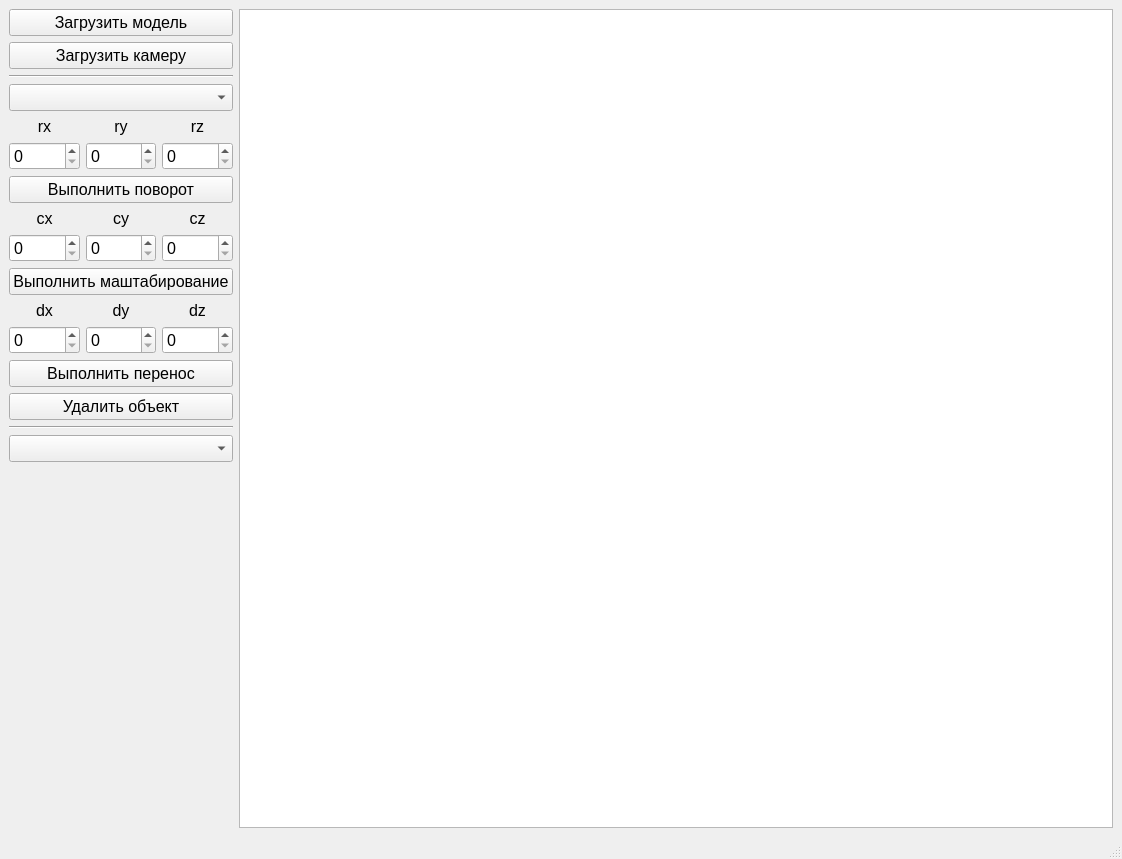
<?xml version="1.0" encoding="UTF-8"?>
<ui version="4.0">
 <class>MainWindow</class>
 <widget class="QMainWindow" name="MainWindow">
  <property name="geometry">
   <rect>
    <x>0</x>
    <y>0</y>
    <width>1122</width>
    <height>859</height>
   </rect>
  </property>
  <property name="windowTitle">
   <string>MainWindow</string>
  </property>
  <widget class="QWidget" name="centralwidget">
   <layout class="QHBoxLayout" name="horizontalLayout">
    <item>
     <layout class="QVBoxLayout" name="verticalLayout">
      <item>
       <widget class="QPushButton" name="LoadButton">
        <property name="font">
         <font>
          <pointsize>12</pointsize>
         </font>
        </property>
        <property name="text">
         <string>Загрузить модель</string>
        </property>
       </widget>
      </item>
      <item>
       <widget class="QPushButton" name="LoadCamButton">
        <property name="font">
         <font>
          <pointsize>12</pointsize>
         </font>
        </property>
        <property name="text">
         <string>Загрузить камеру</string>
        </property>
       </widget>
      </item>
      <item>
       <widget class="Line" name="line">
        <property name="orientation">
         <enum>Qt::Horizontal</enum>
        </property>
       </widget>
      </item>
      <item>
       <widget class="QComboBox" name="ObjectComboBox">
        <property name="font">
         <font>
          <pointsize>12</pointsize>
         </font>
        </property>
       </widget>
      </item>
      <item>
       <layout class="QGridLayout" name="RotateGridLay" rowstretch="0,0,0">
        <item row="1" column="0">
         <widget class="QSpinBox" name="rxSpinBox">
          <property name="font">
           <font>
            <pointsize>12</pointsize>
           </font>
          </property>
         </widget>
        </item>
        <item row="1" column="2">
         <widget class="QSpinBox" name="rzSpinBox">
          <property name="font">
           <font>
            <pointsize>12</pointsize>
           </font>
          </property>
         </widget>
        </item>
        <item row="0" column="1">
         <widget class="QLabel" name="label_5">
          <property name="font">
           <font>
            <pointsize>12</pointsize>
           </font>
          </property>
          <property name="text">
           <string>ry</string>
          </property>
          <property name="alignment">
           <set>Qt::AlignCenter</set>
          </property>
         </widget>
        </item>
        <item row="1" column="1">
         <widget class="QSpinBox" name="rySpinBox">
          <property name="font">
           <font>
            <pointsize>12</pointsize>
           </font>
          </property>
         </widget>
        </item>
        <item row="0" column="2">
         <widget class="QLabel" name="label_6">
          <property name="font">
           <font>
            <pointsize>12</pointsize>
           </font>
          </property>
          <property name="text">
           <string>rz</string>
          </property>
          <property name="alignment">
           <set>Qt::AlignCenter</set>
          </property>
         </widget>
        </item>
        <item row="0" column="0">
         <widget class="QLabel" name="label_7">
          <property name="font">
           <font>
            <pointsize>12</pointsize>
           </font>
          </property>
          <property name="text">
           <string>rx</string>
          </property>
          <property name="alignment">
           <set>Qt::AlignCenter</set>
          </property>
         </widget>
        </item>
        <item row="2" column="0" colspan="3">
         <widget class="QPushButton" name="RotateButton">
          <property name="font">
           <font>
            <pointsize>12</pointsize>
           </font>
          </property>
          <property name="text">
           <string>Выполнить поворот</string>
          </property>
         </widget>
        </item>
       </layout>
      </item>
      <item>
       <layout class="QGridLayout" name="ScaleGridLay" rowstretch="0,0,0">
        <item row="1" column="0">
         <widget class="QSpinBox" name="cxSpinBox">
          <property name="font">
           <font>
            <pointsize>12</pointsize>
           </font>
          </property>
         </widget>
        </item>
        <item row="1" column="2">
         <widget class="QSpinBox" name="czSpinBox">
          <property name="font">
           <font>
            <pointsize>12</pointsize>
           </font>
          </property>
         </widget>
        </item>
        <item row="0" column="1">
         <widget class="QLabel" name="label_8">
          <property name="font">
           <font>
            <pointsize>12</pointsize>
           </font>
          </property>
          <property name="text">
           <string>cy</string>
          </property>
          <property name="alignment">
           <set>Qt::AlignCenter</set>
          </property>
         </widget>
        </item>
        <item row="1" column="1">
         <widget class="QSpinBox" name="cySpinBox">
          <property name="font">
           <font>
            <pointsize>12</pointsize>
           </font>
          </property>
         </widget>
        </item>
        <item row="0" column="2">
         <widget class="QLabel" name="label_9">
          <property name="font">
           <font>
            <pointsize>12</pointsize>
           </font>
          </property>
          <property name="text">
           <string>cz</string>
          </property>
          <property name="alignment">
           <set>Qt::AlignCenter</set>
          </property>
         </widget>
        </item>
        <item row="0" column="0">
         <widget class="QLabel" name="label_10">
          <property name="font">
           <font>
            <pointsize>12</pointsize>
           </font>
          </property>
          <property name="text">
           <string>cx</string>
          </property>
          <property name="alignment">
           <set>Qt::AlignCenter</set>
          </property>
         </widget>
        </item>
        <item row="2" column="0" colspan="3">
         <widget class="QPushButton" name="ScaleButton">
          <property name="font">
           <font>
            <pointsize>12</pointsize>
           </font>
          </property>
          <property name="text">
           <string>Выполнить маштабирование</string>
          </property>
         </widget>
        </item>
       </layout>
      </item>
      <item>
       <layout class="QGridLayout" name="MoveGridLay" rowstretch="0,0,0">
        <item row="1" column="0">
         <widget class="QSpinBox" name="dxSpinBox">
          <property name="font">
           <font>
            <pointsize>12</pointsize>
           </font>
          </property>
         </widget>
        </item>
        <item row="1" column="2">
         <widget class="QSpinBox" name="dzSpinBox">
          <property name="font">
           <font>
            <pointsize>12</pointsize>
           </font>
          </property>
         </widget>
        </item>
        <item row="0" column="1">
         <widget class="QLabel" name="label_3">
          <property name="font">
           <font>
            <pointsize>12</pointsize>
           </font>
          </property>
          <property name="text">
           <string>dy</string>
          </property>
          <property name="alignment">
           <set>Qt::AlignCenter</set>
          </property>
         </widget>
        </item>
        <item row="1" column="1">
         <widget class="QSpinBox" name="dySpinBox">
          <property name="font">
           <font>
            <pointsize>12</pointsize>
           </font>
          </property>
         </widget>
        </item>
        <item row="0" column="2">
         <widget class="QLabel" name="label_4">
          <property name="font">
           <font>
            <pointsize>12</pointsize>
           </font>
          </property>
          <property name="text">
           <string>dz</string>
          </property>
          <property name="alignment">
           <set>Qt::AlignCenter</set>
          </property>
         </widget>
        </item>
        <item row="0" column="0">
         <widget class="QLabel" name="label_2">
          <property name="font">
           <font>
            <pointsize>12</pointsize>
           </font>
          </property>
          <property name="text">
           <string>dx</string>
          </property>
          <property name="alignment">
           <set>Qt::AlignCenter</set>
          </property>
         </widget>
        </item>
        <item row="2" column="0" colspan="3">
         <widget class="QPushButton" name="MoveButton">
          <property name="font">
           <font>
            <pointsize>12</pointsize>
           </font>
          </property>
          <property name="text">
           <string>Выполнить перенос</string>
          </property>
         </widget>
        </item>
       </layout>
      </item>
      <item>
       <widget class="QPushButton" name="RemoveButton">
        <property name="font">
         <font>
          <pointsize>12</pointsize>
         </font>
        </property>
        <property name="text">
         <string>Удалить объект</string>
        </property>
       </widget>
      </item>
      <item>
       <widget class="Line" name="line_2">
        <property name="orientation">
         <enum>Qt::Horizontal</enum>
        </property>
       </widget>
      </item>
      <item>
       <widget class="QComboBox" name="CameraComboBox">
        <property name="font">
         <font>
          <pointsize>12</pointsize>
         </font>
        </property>
       </widget>
      </item>
      <item>
       <spacer name="verticalSpacer">
        <property name="orientation">
         <enum>Qt::Vertical</enum>
        </property>
        <property name="sizeHint" stdset="0">
         <size>
          <width>20</width>
          <height>40</height>
         </size>
        </property>
       </spacer>
      </item>
     </layout>
    </item>
    <item>
     <widget class="QGraphicsView" name="graphicsView"/>
    </item>
   </layout>
  </widget>
  <widget class="QMenuBar" name="menubar">
   <property name="geometry">
    <rect>
     <x>0</x>
     <y>0</y>
     <width>1122</width>
     <height>21</height>
    </rect>
   </property>
  </widget>
  <widget class="QStatusBar" name="statusbar"/>
 </widget>
 <resources/>
 <connections/>
</ui>
